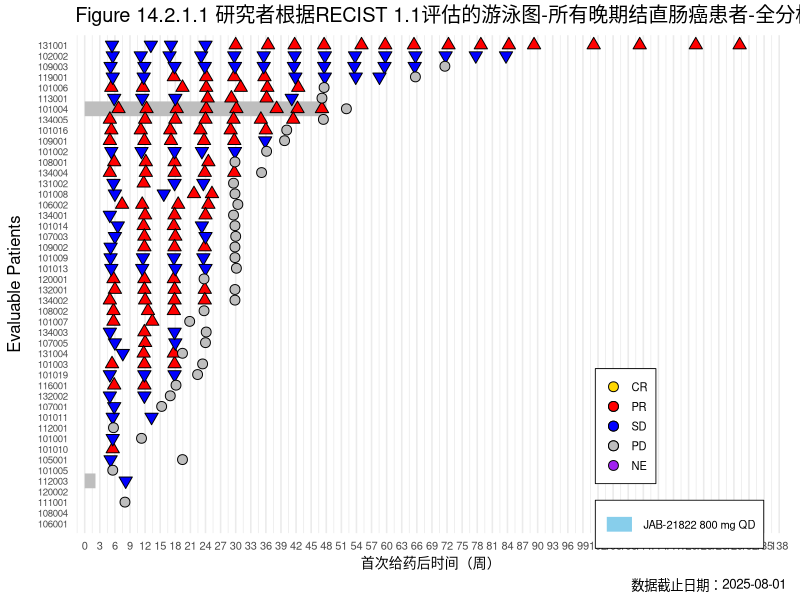
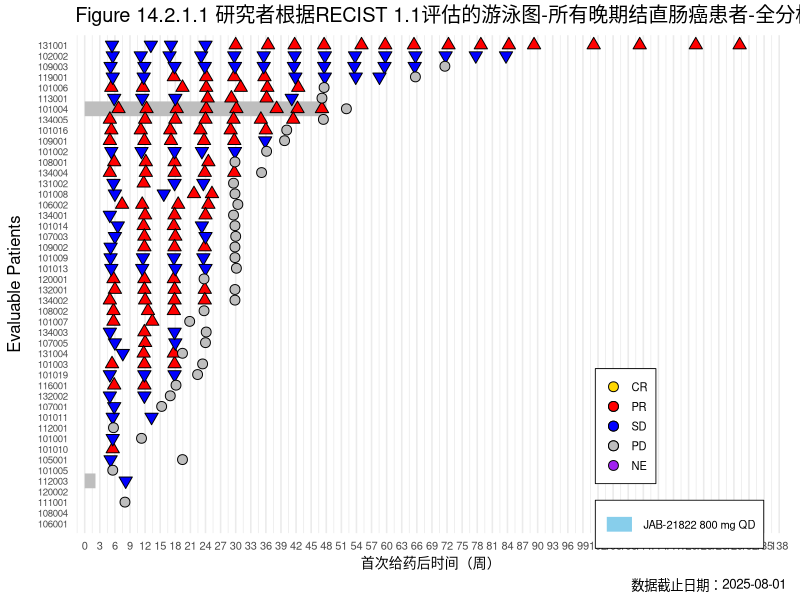

The R script that drew these images, in order:
## ---- chunk 1
# ========================================================================
# 游泳图 (Swimmer Plot) - 完全复现 SAS 版本（修正版）
# ========================================================================

library(ggplot2)
library(tidyverse)

# ------------------------------ 1. 读取数据 ---------------------------------

adsl <- read.csv("../data/ADSL.csv", 
                 stringsAsFactors = FALSE, 
                 na.strings = c("", "NA"))
adrs <- read.csv("../data/ADRS.csv", 
                 stringsAsFactors = FALSE, 
                 na.strings = c("", "NA"))

cutdt <- as.Date("2025-08-01")

# ------------------------------ 2. 日期转换 ---------------------------------
convert_date_silent <- function(x) {
  if (is.character(x)) {
    x <- trimws(x)
    x[x == ""] <- NA
  }
  d <- tryCatch(as.Date(x, format = "%d%b%Y"), warning = function(w) NA)
  if (all(is.na(d)) && any(!is.na(x))) {
    d <- suppressWarnings(dmy(x))
  }
  return(d)
}

date_cols_adsl <- c("RFSTDTC", "RFENDTC", "RFXSTDTC", "RFXENDTC", "RFICDTC", "RFPENDTC",
                    "DTHDTC", "TRTSDT", "TRTEDT", "EOTDT", "EOTDT1", "FCRPRDT", 
                    "FSTPDDT", "SACTDT", "LSTALVDT")

for (col in date_cols_adsl) {
  if (col %in% names(adsl)) {
    adsl[[col]] <- convert_date_silent(adsl[[col]])
  }
}
adrs$ADT <- convert_date_silent(adrs$ADT)

# ------------------------------ 3. 筛选人群 ---------------------------------
adsl_fas <- adsl %>%
  filter(FASFL == "Y" & grepl("CRC", COHORT, ignore.case = TRUE))

# ------------------------------ 4. 计算治疗分段变量 -------------------------
adsl_fas <- adsl_fas %>%
  mutate(
    trtedt = case_when(
      !is.na(EOTDT) & !is.na(EOTDT1) ~ pmax(EOTDT, EOTDT1, na.rm = TRUE),
      !is.na(EOTDT) & is.na(EOTDT1) ~ EOTDT,
      is.na(EOTDT) & !is.na(EOTDT1) ~ EOTDT1,
      TRUE ~ cutdt
    ),
    miss_dctreas = is.na(DCTREAS),
    miss_dctreas1 = is.na(DCTREAS1)
  )

for (i in 1:nrow(adsl_fas)) {
  row <- adsl_fas[i, ]
  trt02 <- NA_character_
  adt_esc <- as.Date(NA)
  
  if ( (row$miss_dctreas + row$miss_dctreas1) == 1 && !is.na(row$EOTDT1) && is.na(row$EOTDT) ) {
    trt02 <- "JAB-21822 800 mg QD"
    adt_esc <- row$EOTDT1
  } else if ( (row$miss_dctreas + row$miss_dctreas1) == 1 && !is.na(row$EOTDT) && is.na(row$EOTDT1) ) {
    trt02 <- "Cetuximab"
    adt_esc <- row$EOTDT
  } else if ( (row$miss_dctreas + row$miss_dctreas1) == 0 && !is.na(row$EOTDT1) && !is.na(row$EOTDT) && row$EOTDT1 > row$EOTDT ) {
    trt02 <- "Cetuximab"
    adt_esc <- row$EOTDT
  } else if ( (row$miss_dctreas + row$miss_dctreas1) == 0 && !is.na(row$EOTDT1) && !is.na(row$EOTDT) && row$EOTDT > row$EOTDT1 ) {
    trt02 <- "JAB-21822 800 mg QD"
    adt_esc <- row$EOTDT1
  }
  
  adsl_fas$trt02[i] <- trt02
  adsl_fas$adt_esc[i] <- adt_esc
}

adsl_fas <- adsl_fas %>%
  mutate(trtdy = as.numeric(difftime(trtedt, TRTSDT, units = "days")) + 1)

# ------------------------------ 5. 排序和编号 ---------------------------------
adsl_fas <- adsl_fas %>%
  arrange(TRT01PN, desc(trtdy), SUBJID) %>%
  mutate(subjn = row_number())

# ------------------------------ 6. 生成治疗分段数据 -------------------------
segments <- adsl_fas %>%
  rowwise() %>%
  mutate(
    low1 = 0,
    high1 = ifelse(!is.na(adt_esc), 
                   as.numeric(difftime(adt_esc - 1, TRTSDT, units = "days")) / 7,
                   as.numeric(difftime(trtedt, TRTSDT, units = "days")) / 7),
    group1 = TRT01P,
    low2 = ifelse(!is.na(adt_esc), 
                  as.numeric(difftime(adt_esc, TRTSDT, units = "days")) / 7, 
                  NA_real_),
    high2 = ifelse(!is.na(adt_esc), 
                   as.numeric(difftime(trtedt, TRTSDT, units = "days")) / 7, 
                   NA_real_),
    group2 = ifelse(!is.na(adt_esc), trt02, NA_character_)
  ) %>%
  ungroup()

segments_long <- segments %>%
  select(subjn, low1, high1, group1, low2, high2, group2) %>%
  pivot_longer(
    cols = c(low1, high1, low2, high2, group1, group2),
    names_to = c(".value", "segment"),
    names_pattern = "(low|high|group)(\\d)"
  ) %>%
  filter(!is.na(low) & !is.na(high) & !is.na(group)) %>%
  mutate(
    segment = as.numeric(segment),
    low = pmin(low, high),
    high = pmax(low, high)
  )

if (nrow(segments_long) == 0) {
  stop("没有有效的治疗分段数据，请检查数据筛选条件。")
}

# ------------------------------ 7. 疗效评估数据（过滤首次PD后评估）---------
# 获取每个受试者首次PD的周数
first_pd <- adrs %>%
  filter(PARAMCD == "OVRSP" & ANL02FL == "Y" & AVALC == "PD") %>%
  group_by(USUBJID) %>%
  slice_min(ADT, n = 1) %>%
  ungroup() %>%
  select(USUBJID, first_pd_weeks = ADT) %>%
  mutate(first_pd_weeks = as.numeric(difftime(first_pd_weeks, 
                                              adsl_fas$TRTSDT[match(USUBJID, adsl_fas$USUBJID)], 
                                              units = "days")) / 7)

# 合并首次PD周数到adrs_ovrsp（仅保留首次PD之前的评估）
adrs_ovrsp <- adrs %>%
  filter(PARAMCD == "OVRSP" & ANL02FL == "Y" & !is.na(AVALC)) %>%
  select(USUBJID, ADT, AVALC, ADY) %>%
  left_join(adsl_fas %>% select(USUBJID, TRTSDT, subjn), by = "USUBJID") %>%
  mutate(
    weeks = as.numeric(difftime(ADT, TRTSDT, units = "days")) / 7,
    AVALC = factor(AVALC, levels = c("CR", "PR", "SD", "PD", "NE"))
  ) %>%
  left_join(first_pd, by = "USUBJID") %>%
  # 过滤：只保留首次PD之前的评估（或没有PD的受试者保留所有评估）
  filter(is.na(first_pd_weeks) | weeks <= first_pd_weeks) %>%
  filter(!is.na(weeks))

# ------------------------------ 8. 死亡数据 ---------------------------------
death_data <- adsl_fas %>%
  filter(DTHFL == "Y" & !is.na(DTHDTC)) %>%
  mutate(
    death_weeks = as.numeric(difftime(DTHDTC, TRTSDT, units = "days")) / 7
  ) %>%
  select(subjn, death_weeks)

# ------------------------------ 9. 治疗进行中箭头 ----------------------------
ongoing_data <- adsl_fas %>%
  filter(is.na(DCTREAS) & is.na(DCTREAS1)) %>%
  mutate(
    high_weeks = as.numeric(difftime(trtedt, TRTSDT, units = "days")) / 7,
    arrow_pos = high_weeks + 2.5
  ) %>%
  select(subjn, arrow_pos)

# ------------------------------ 10. 绘图参数 -------------------------------
xmax <- ceiling(max(segments_long$high, na.rm = TRUE) + 5)
if (!is.finite(xmax)) xmax <- 140  # 扩展到140周

# 颜色定义（与SAS完全一致）
group_colors <- c("JAB-21822 800 mg QD+Cetuximab" = "#4A90E2",  # cornflowerblue
                  "JAB-21822 800 mg QD" = "#87CEEB",          # lightskyblue
                  "Cetuximab" = "#4A90E2")

response_colors <- c("CR" = "gold", "PR" = "red", "SD" = "blue", "PD" = "gray", "NE" = "purple")

# 纵轴标签
subj_labels <- adsl_fas %>%
  arrange(subjn) %>%
  pull(SUBJID)

# ------------------------------ 11. 绘图（匹配目标图） -----------------------
p <- ggplot() +
  # 治疗条（不透明，与SAS一致）
  geom_segment(
    data = segments_long,
    aes(x = low, xend = high, y = subjn, yend = subjn, color = group),
    size = 5, alpha = 1  # 改为不透明
  ) +
  # 疗效评估点（PR用三角形，SD用三角形，PD用圆形）
  # 使用shape=24（上三角）和shape=21（圆形）
  geom_point(
    data = adrs_ovrsp %>% filter(AVALC %in% c("PR", "CR")),
    aes(x = weeks, y = subjn, fill = AVALC),
    shape = 24, size = 3, color = "black"
  ) +
  geom_point(
    data = adrs_ovrsp %>% filter(AVALC == "SD"),
    aes(x = weeks, y = subjn, fill = AVALC),
    shape = 25, size = 3, color = "black"
  ) +
  geom_point(
    data = adrs_ovrsp %>% filter(AVALC == "PD"),
    aes(x = weeks, y = subjn, fill = AVALC),
    shape = 21, size = 3, color = "black"
  ) +
  geom_point(
    data = adrs_ovrsp %>% filter(AVALC == "NE"),
    aes(x = weeks, y = subjn, fill = AVALC),
    shape = 23, size = 3, color = "black"
  ) +
  # 死亡标记（X）
  geom_point(
    data = death_data,
    aes(x = death_weeks, y = subjn),
    shape = 4, size = 4, color = "black"
  ) +
  # 治疗进行中箭头（→）
  geom_text(
    data = ongoing_data,
    aes(x = arrow_pos, y = subjn),
    label = "\u2192", size = 8, color = "darkgreen", fontface = "bold"
  ) +
  # 颜色映射
  scale_color_manual(
    name = "",
    values = group_colors,
    na.value = "grey"
  ) +
  scale_fill_manual(
    name = "",
    values = response_colors,
    na.value = "grey50",
    drop = FALSE
  ) +
  # 坐标轴
  scale_x_continuous(
    name = "首次给药后时间（周）",
    breaks = seq(0, xmax, by = 3),
    limits = c(-0.5, xmax),
    expand = c(0.01, 0)
  ) +
  scale_y_continuous(
    name = "Evaluable Patients",
    breaks = adsl_fas$subjn,
    labels = subj_labels,
    expand = c(0.02, 0.02),
    trans = "reverse"
  ) +
  theme_minimal(base_size = 12) +
  theme(
    axis.text.y = element_text(size = 7, hjust = 1),
    axis.title.y = element_text(margin = margin(r = 10)),
    axis.text.x = element_text(size = 8),
    axis.title.x = element_text(size = 10),
    legend.position = c(0.85, 0.15),
    legend.background = element_rect(fill = "white", color = "black", size = 0.3),
    legend.key.size = unit(0.5, "cm"),
    legend.text = element_text(size = 8),
    legend.title = element_blank(),  # 去掉图例标题
    panel.grid.major.y = element_blank(),
    panel.grid.minor.y = element_blank(),
    plot.margin = margin(5, 10, 5, 5)
  ) +
  # 合并图例（覆盖默认，手动合并）
  guides(
    color = guide_legend(override.aes = list(size = 3), title = NULL),
    fill = guide_legend(override.aes = list(shape = 21, size = 3), title = NULL)
  )+
  labs(
    title = "Figure 14.2.1.1 研究者根据RECIST 1.1评估的游泳图-所有晚期结直肠癌患者-全分析人群",
    caption = "数据截止日期：2025-08-01"
  ) 

# 保存图片
ggsave("Swimmer_Plot.png", plot = p, width = 12, height = 8, dpi = 300)
# 直接输出图形（不需要 ggsave）
p
